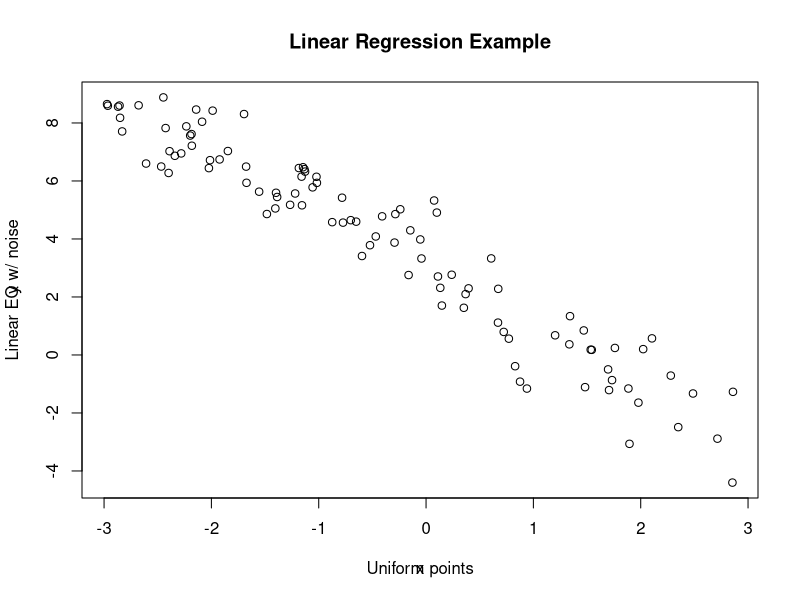
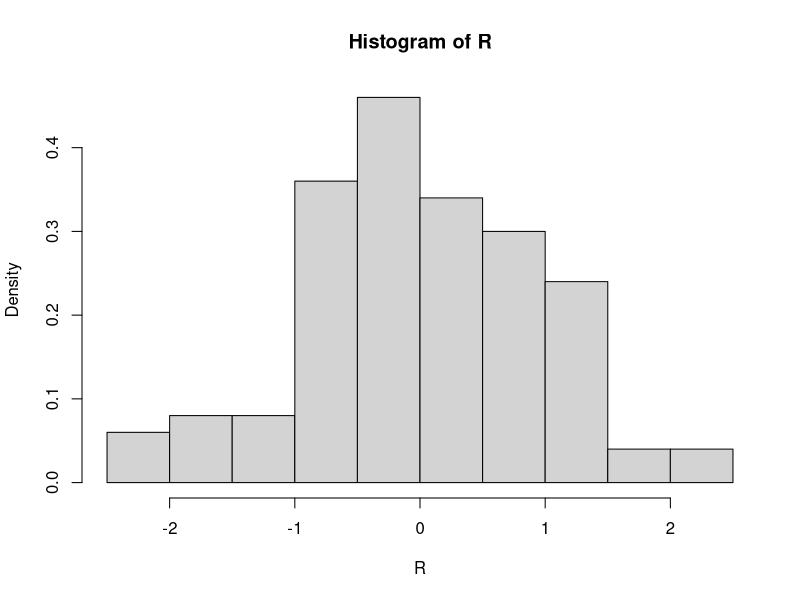
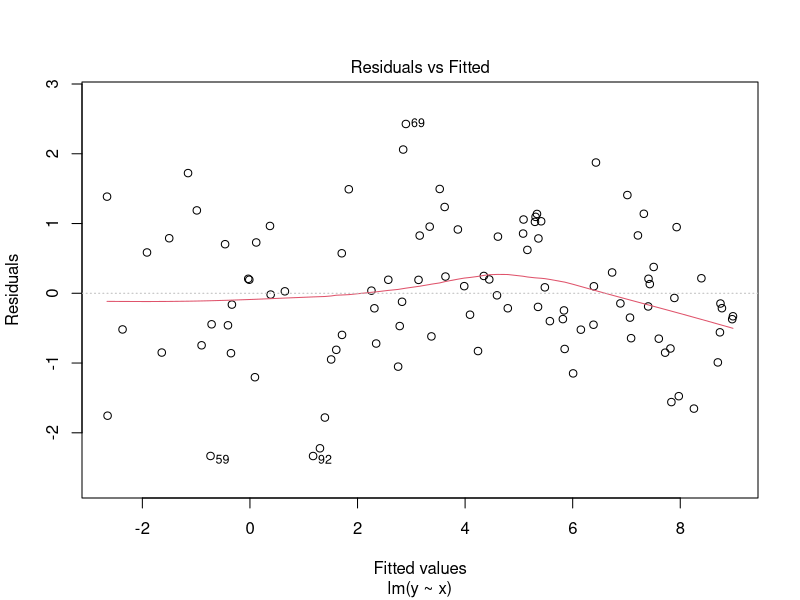
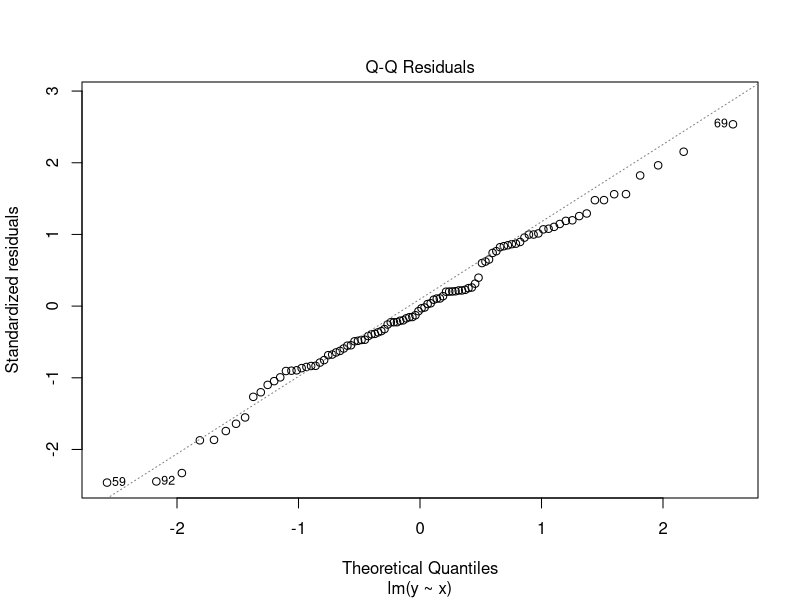
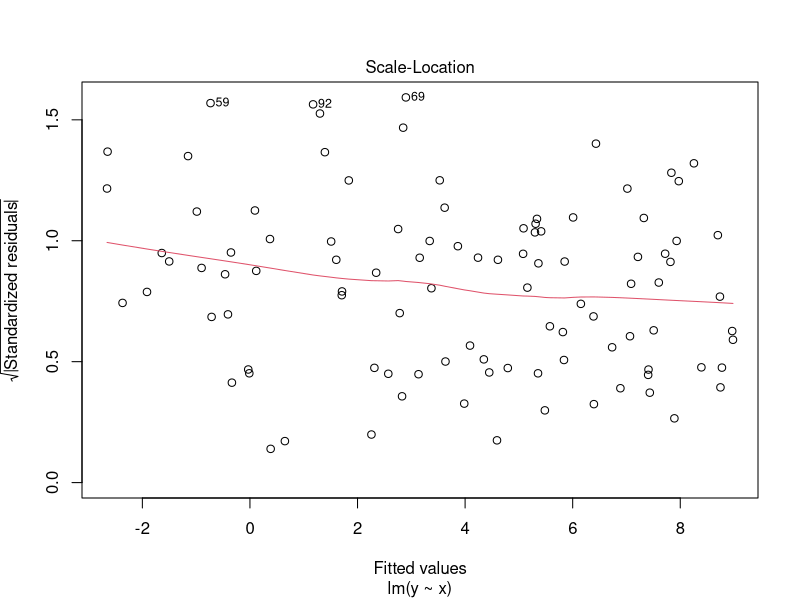
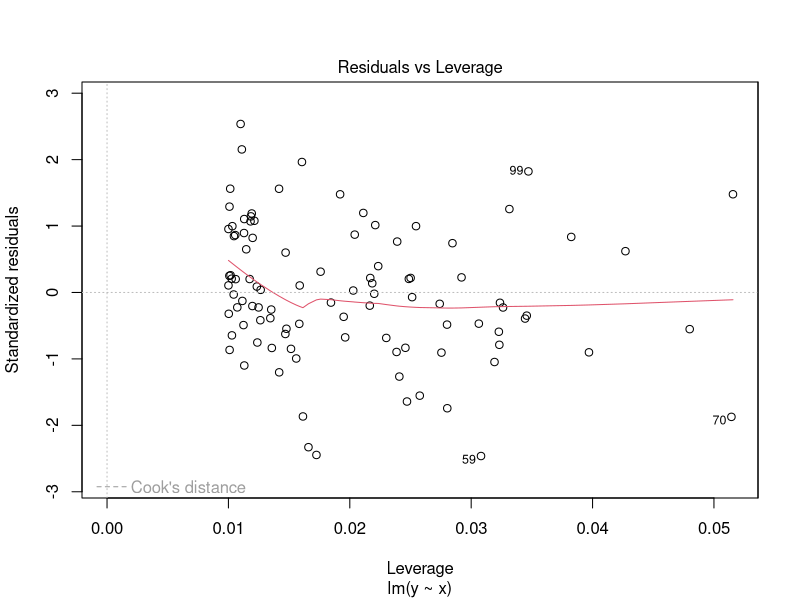

Reproduce these figures in R, in order.
# Defining the the base equations
x = runif(100,-3,3)
y = 3 - 2*x + rnorm(100)

# Plotting
plot(x,y)
title(main='Linear Regression Example',xlab = 'Uniform points',ylab = 'Linear EQ w/ noise')

# Linear regression
L = lm(y~x)

#Summary
summary(L)
names(L)
L$coefficients
L$rank
L$call
L$model

# Calculating (sigma_hat)^2
sigmahatn2 = sum(L$residuals^2)/98
sigmahatn2
# Manually calculating the residual standard error, equivalent to the square root of
# sigma_hat square
sqrt(sigmahatn2)

# Checking that the noise is Gaussian (through the residuals)
R = L$residuals
hist(R,freq = FALSE) # it has the basic shape of the Gaussian distribution
plot(L) # L is the linear model so plotting it gives us the following plots:
# 1. Residual vs fitted:
# a) even distribution of the error across the data set (symetry between the upper
# and the lower part)
# b) homoscedasticity can be appreciated (constant variance for the noise). If this
# condition is not satisfied, all the computation is useless
# * In this plot we are using the classical residuals
# 2. Normal Q-Q (quantile quantile plotting - y axis shows the observed quantiles):
# Q-Q means quantiles quantiles plotting. This is assuming that we have a Gaussian
# distribution. Essentially, the x-axis is the normal distribution quantile and y-axis
# is the quantile for each point of the observed data. Plotting them representes
# how close (or far) the quantiles from the observed data are to the qauntiles
# from the normal distribution. This is the normal QQ plot because we are using the
# normal distribution but another distribution could be used as well
# In this plot we are using the Standarized residuals (not the same as in
# residuals vs fitted plot)
# 3. Scale location. This plot helps to identifdy how the residuals are spread through
# the fitted values so that a potential concentration within a range of fitted values us more
# prominent than with other values
# 4. Residuals vs Leverage. It helps to identify outliers as well as influential points


# Personal example to ilustrate the values from F statistic
x1 = runif(100,-3,3)
x2 = runif(100,-3,3)
y1 = 3 - 2*x1 + 3*x2 + rnorm(100)
L1 = lm(y1~x1+x2)
summary(L1)
